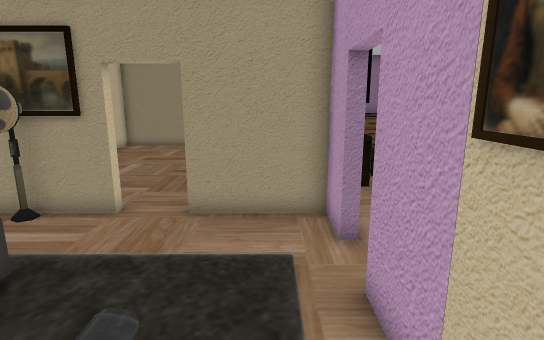
view 1 (above)

22 first-person views from a walk through a 3-D level made in the Godot game engine. The camera is 1.5 m above the floor, tilts 12° down and sees 80° across. The floor is counted in squares, 0.5 m on a side. Each view is taken from the middle of a square. On the plan, view 1 faces up. The plan holds only what a view shows up to about 20 squares ahead; the rest is blank. Door leaves are left out where a doorway can be walked through.

view 2
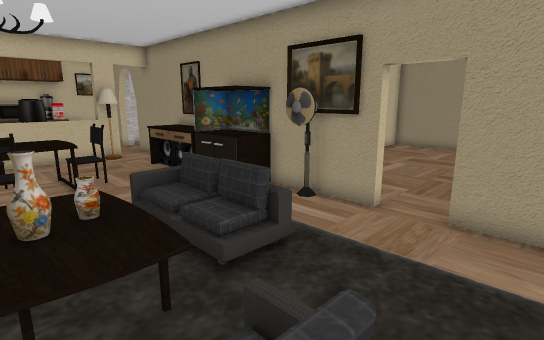

view 3
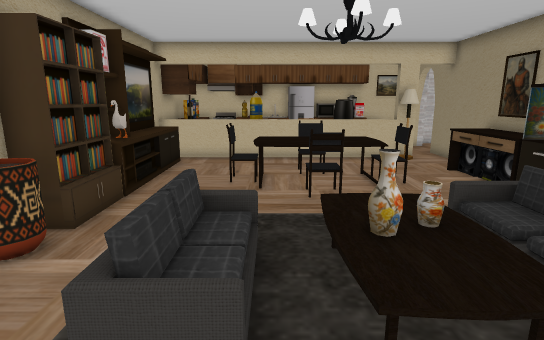

view 4
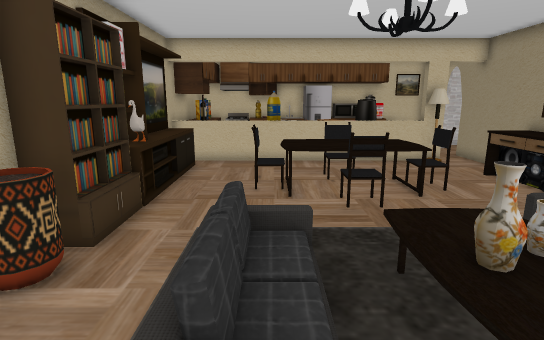

view 5
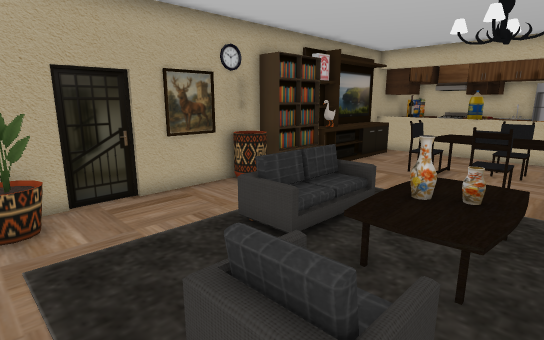

view 6
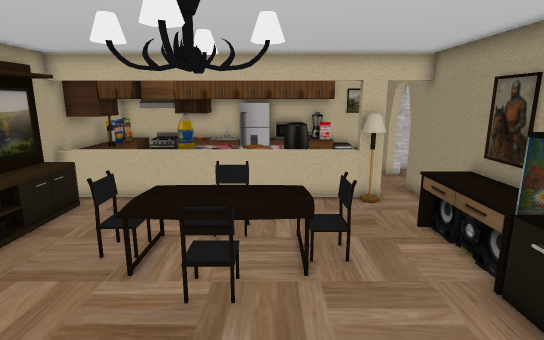

view 7
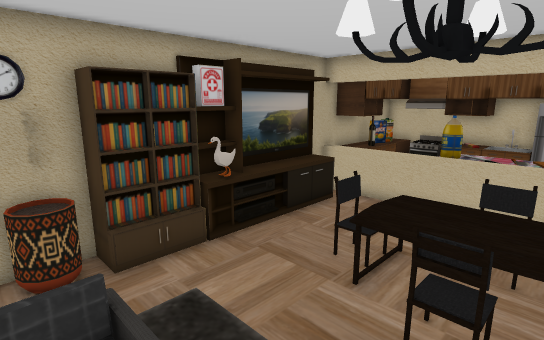

view 8
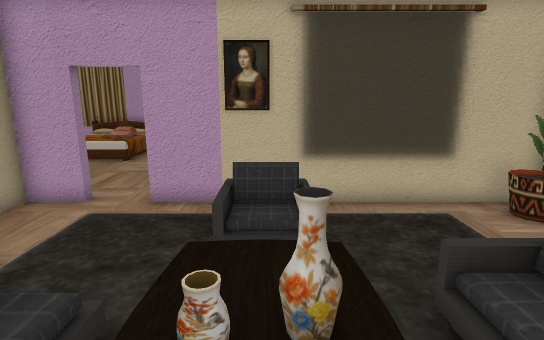

view 9
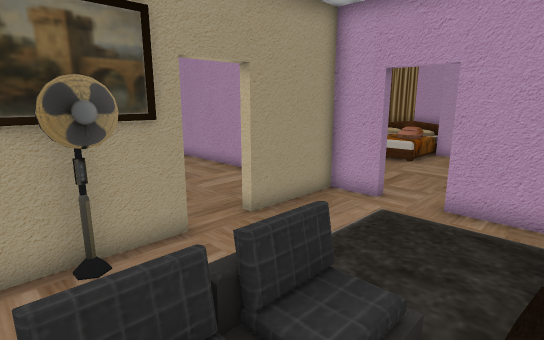

view 10
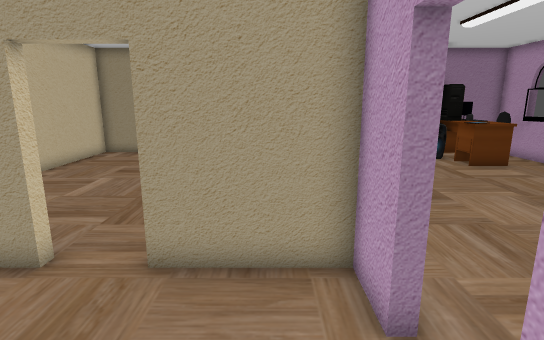

view 11
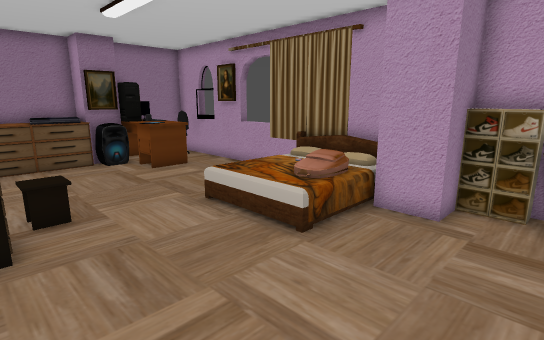

view 12
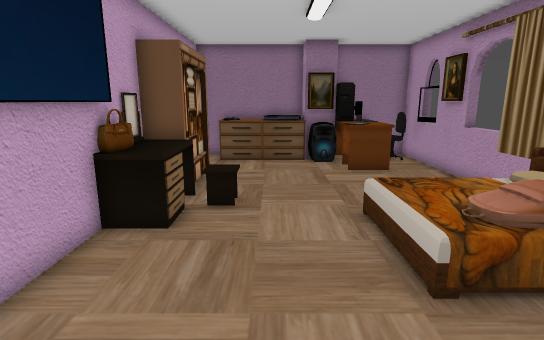

view 13
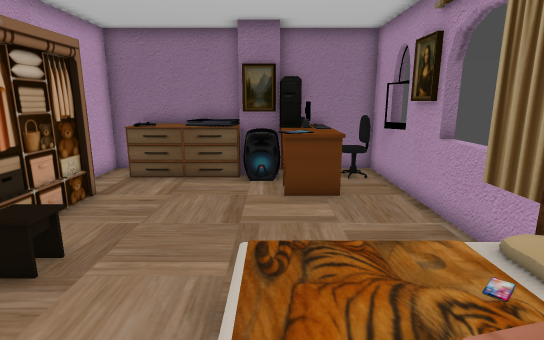

view 14
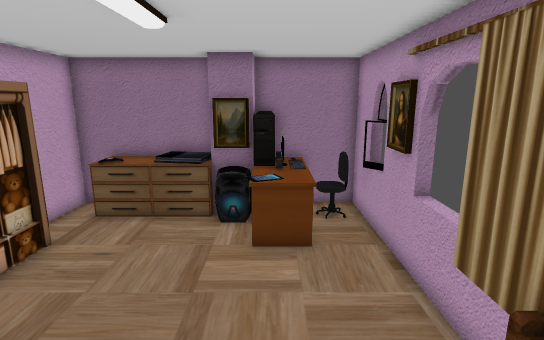

view 15
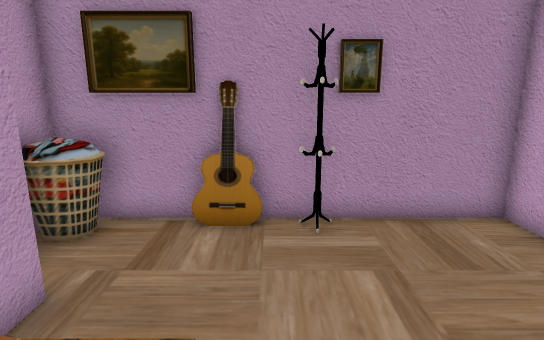

view 16
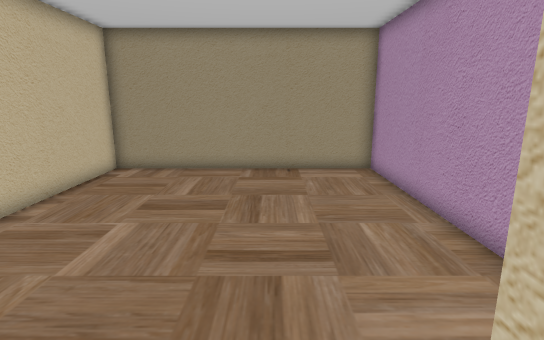

view 17
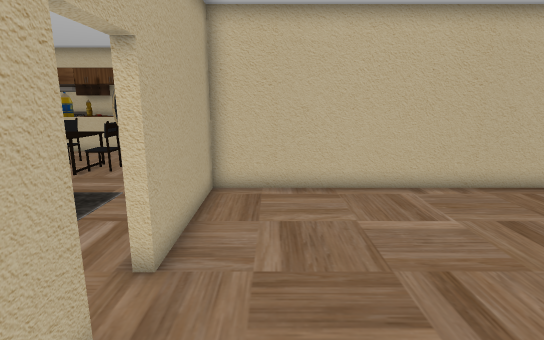

view 18
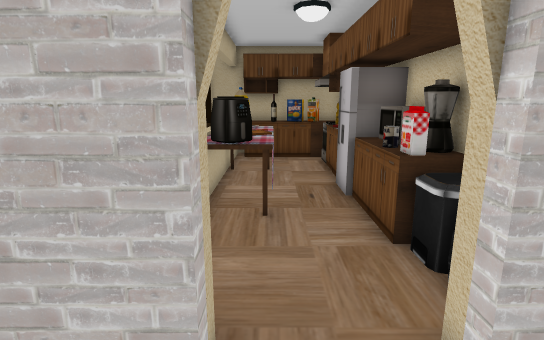

view 19
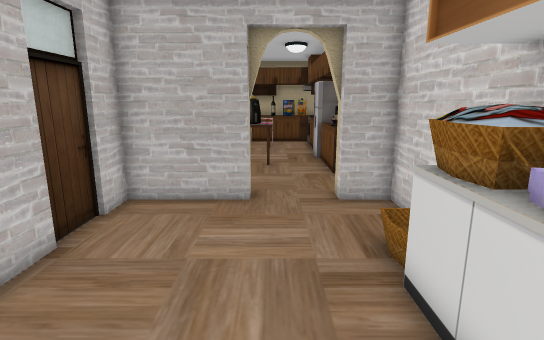

view 20
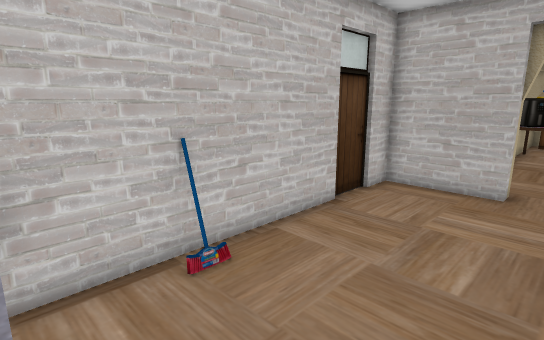

view 21
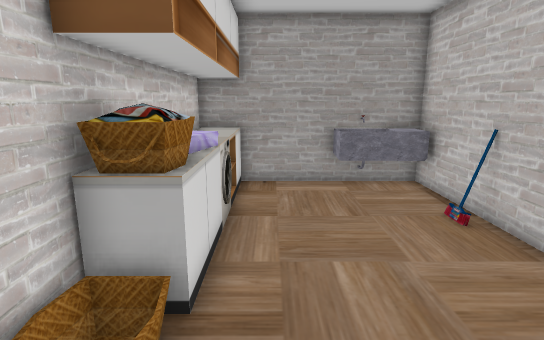

view 22
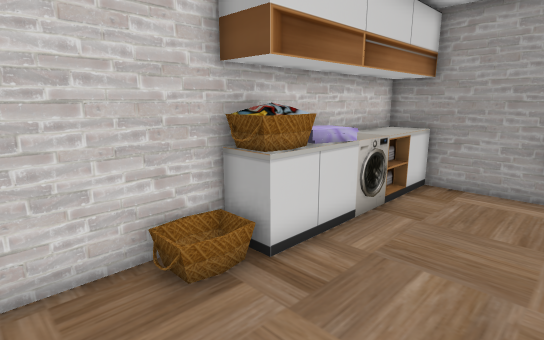

### Floor plan
Key: @ floor where view 1 was taken; # wall or solid block; x gap in a wall; . main floor; : floor 0.5 m higher than the main floor; / step, stairs or slope; D open door; = window, fence, low wall or low ledge; ^ raised ledge; v drop or lower ground; S sofa; T table; C cabinet; H chair; F fridge; U curtain; E oven; B bed; L closet; M computer; K desk; P phone; R drawers; A painting; G guitar; O other object.
Columns run from 25 left of view 1 to 14 right of it. Each row starts with its distance up from view 1.
 23                #########################
 22 ##########     #...........#RRRRR##MK^^#
 21 #^=..===^#     #...........#RRRRRAAOOHH#
 20 #^=......#     #...........#.....^KKOH##
 19 #^=......#     #...........#......PPK..#
 18 #^=.....##     #...........LL.....PPK..#
 17 ##=......#     #...........LL..........#
 16 ##=......#     #...........LL..........=
 15 ##=......#     #...........LL..........=
 14 ###......#     #...........#L.........U#
 13 #=.......#     #...........#^O.....   B#
 12 #........#     #.......... #^.....:   ##
 11 #........#     #......... .#=.....: :/##
 10 #........#     #.........  #......:// #
  9 ##...################DD#####......////#
  8 #=........TTTT#^=.###......#.........##
  7 #=....# ..TTTT#==..........#.........###
  6 ^C....##...................D..........^#
  5 #C....=..........SS vS.....D.........=^#
  4 #C..^#=....HH...    O......#.........=^#
  3 #C..^#^....^^^.. ////......#######G#####
  2 #CF.^^^...^^^^..../::/.OO.##
  1 FFF.^^^...H^^^H...:==:.   ##
  0 ##..^^^...H^^^H...////.SS@.#
 -1 #^..^^^...^^^^..../../....U#
 -2 ##..^x^....O^....  OOO....U#
 -3 CC....=....HH.....   O....U#
 -4 #E....=....................#
 -5 #E....=..................=.#
 -6 #C#CCC#.^^^^^#####=......#=#
 -7 #C#C#C########   ###########

Positions as (right, up) in squares from view 1, and headings:
1: (0, 0), facing up
2: (0, 0), facing up-left
3: (-1, -1), facing left
4: (-2, -2), facing left
5: (1, 3), facing down-left
6: (-5, 2), facing left
7: (-6, 2), facing down-left
8: (-8, 1), facing right
9: (-8, 2), facing up-right
10: (0, 3), facing up
11: (3, 4), facing up-right
12: (6, 4), facing up
13: (9, 8), facing up
14: (10, 9), facing up
15: (8, 11), facing down
16: (-3, 8), facing up
17: (1, 11), facing left
18: (-21, 12), facing down
19: (-21, 19), facing down
20: (-22, 21), facing down-right
21: (-22, 10), facing up
22: (-19, 10), facing up-left
